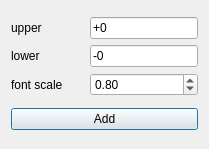
<?xml version="1.0" encoding="UTF-8"?>
<ui version="4.0">
 <class>Dialog</class>
 <widget class="QDialog" name="Dialog">
  <property name="windowModality">
   <enum>Qt::ApplicationModal</enum>
  </property>
  <property name="geometry">
   <rect>
    <x>0</x>
    <y>0</y>
    <width>209</width>
    <height>149</height>
   </rect>
  </property>
  <property name="windowTitle">
   <string>Add tolerance</string>
  </property>
  <layout class="QGridLayout" name="gridLayout_2">
   <item row="2" column="0">
    <widget class="QPushButton" name="placeButton">
     <property name="text">
      <string>Add</string>
     </property>
    </widget>
   </item>
   <item row="1" column="0">
    <layout class="QGridLayout" name="gridLayout">
     <property name="sizeConstraint">
      <enum>QLayout::SetMaximumSize</enum>
     </property>
     <item row="0" column="0">
      <widget class="QLabel" name="label">
       <property name="text">
        <string>upper</string>
       </property>
       <property name="alignment">
        <set>Qt::AlignLeading|Qt::AlignLeft|Qt::AlignVCenter</set>
       </property>
      </widget>
     </item>
     <item row="1" column="0">
      <widget class="QLabel" name="label_2">
       <property name="sizePolicy">
        <sizepolicy hsizetype="Preferred" vsizetype="Preferred">
         <horstretch>1</horstretch>
         <verstretch>0</verstretch>
        </sizepolicy>
       </property>
       <property name="minimumSize">
        <size>
         <width>61</width>
         <height>0</height>
        </size>
       </property>
       <property name="text">
        <string>lower</string>
       </property>
       <property name="alignment">
        <set>Qt::AlignLeading|Qt::AlignLeft|Qt::AlignVCenter</set>
       </property>
      </widget>
     </item>
     <item row="0" column="1">
      <widget class="QLineEdit" name="upperLineEdit">
       <property name="text">
        <string>+0</string>
       </property>
      </widget>
     </item>
     <item row="1" column="1">
      <widget class="QLineEdit" name="lowerLineEdit">
       <property name="text">
        <string>-0</string>
       </property>
      </widget>
     </item>
     <item row="2" column="0">
      <widget class="QLabel" name="label_3">
       <property name="text">
        <string>font scale</string>
       </property>
      </widget>
     </item>
     <item row="2" column="1">
      <widget class="QDoubleSpinBox" name="scaleDoubleSpinBox">
       <property name="value">
        <double>0.800000000000000</double>
       </property>
      </widget>
     </item>
    </layout>
   </item>
  </layout>
 </widget>
 <resources/>
 <connections>
  <connection>
   <sender>placeButton</sender>
   <signal>released()</signal>
   <receiver>Dialog</receiver>
   <slot>accept()</slot>
   <hints>
    <hint type="sourcelabel">
     <x>177</x>
     <y>149</y>
    </hint>
    <hint type="destinationlabel">
     <x>142</x>
     <y>96</y>
    </hint>
   </hints>
  </connection>
  <connection>
   <sender>upperLineEdit</sender>
   <signal>returnPressed()</signal>
   <receiver>Dialog</receiver>
   <slot>accept()</slot>
   <hints>
    <hint type="sourcelabel">
     <x>177</x>
     <y>43</y>
    </hint>
    <hint type="destinationlabel">
     <x>142</x>
     <y>96</y>
    </hint>
   </hints>
  </connection>
  <connection>
   <sender>lowerLineEdit</sender>
   <signal>returnPressed()</signal>
   <receiver>Dialog</receiver>
   <slot>accept()</slot>
   <hints>
    <hint type="sourcelabel">
     <x>140</x>
     <y>56</y>
    </hint>
    <hint type="destinationlabel">
     <x>104</x>
     <y>74</y>
    </hint>
   </hints>
  </connection>
 </connections>
</ui>
